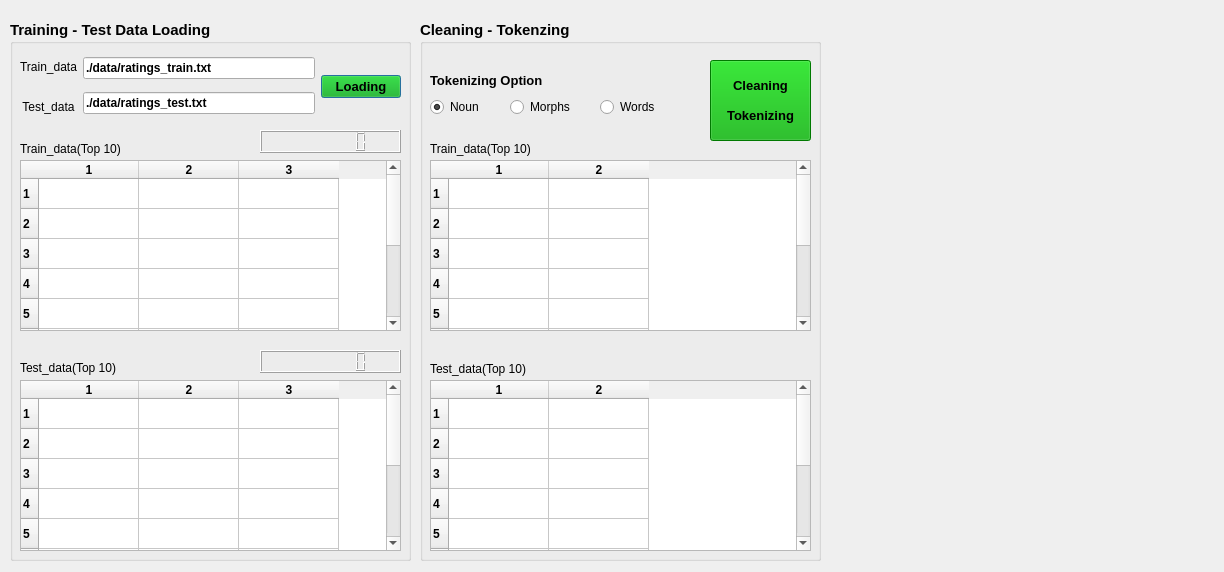
<?xml version="1.0" encoding="UTF-8"?>
<ui version="4.0">
 <class>Dialog</class>
 <widget class="QDialog" name="Dialog">
  <property name="geometry">
   <rect>
    <x>0</x>
    <y>0</y>
    <width>1224</width>
    <height>572</height>
   </rect>
  </property>
  <property name="windowTitle">
   <string>Sentiment Analysis</string>
  </property>
  <widget class="QGroupBox" name="groupBox">
   <property name="geometry">
    <rect>
     <x>10</x>
     <y>20</y>
     <width>401</width>
     <height>541</height>
    </rect>
   </property>
   <property name="font">
    <font>
     <pointsize>11</pointsize>
     <weight>75</weight>
     <bold>true</bold>
    </font>
   </property>
   <property name="title">
    <string>Training - Test Data Loading</string>
   </property>
   <widget class="QWidget" name="">
    <property name="geometry">
     <rect>
      <x>10</x>
      <y>30</y>
      <width>381</width>
      <height>73</height>
     </rect>
    </property>
    <layout class="QHBoxLayout" name="horizontalLayout_2">
     <item>
      <layout class="QHBoxLayout" name="horizontalLayout">
       <item>
        <layout class="QVBoxLayout" name="verticalLayout">
         <item>
          <widget class="QLabel" name="label">
           <property name="font">
            <font>
             <pointsize>9</pointsize>
             <weight>50</weight>
             <bold>false</bold>
            </font>
           </property>
           <property name="text">
            <string>Train_data</string>
           </property>
           <property name="alignment">
            <set>Qt::AlignCenter</set>
           </property>
          </widget>
         </item>
         <item>
          <widget class="QLabel" name="label_2">
           <property name="font">
            <font>
             <pointsize>9</pointsize>
             <weight>50</weight>
             <bold>false</bold>
            </font>
           </property>
           <property name="text">
            <string>Test_data</string>
           </property>
           <property name="alignment">
            <set>Qt::AlignCenter</set>
           </property>
          </widget>
         </item>
        </layout>
       </item>
       <item>
        <layout class="QVBoxLayout" name="verticalLayout_2">
         <item>
          <widget class="QLineEdit" name="le_train_file">
           <property name="font">
            <font>
             <pointsize>9</pointsize>
             <weight>75</weight>
             <bold>true</bold>
            </font>
           </property>
           <property name="text">
            <string>./data/ratings_train.txt</string>
           </property>
          </widget>
         </item>
         <item>
          <widget class="QLineEdit" name="le_test_file">
           <property name="font">
            <font>
             <pointsize>9</pointsize>
             <weight>75</weight>
             <bold>true</bold>
            </font>
           </property>
           <property name="text">
            <string>./data/ratings_test.txt</string>
           </property>
          </widget>
         </item>
        </layout>
       </item>
      </layout>
     </item>
     <item>
      <widget class="QPushButton" name="btn_loading">
       <property name="palette">
        <palette>
         <active>
          <colorrole role="WindowText">
           <brush brushstyle="SolidPattern">
            <color alpha="255">
             <red>0</red>
             <green>0</green>
             <blue>0</blue>
            </color>
           </brush>
          </colorrole>
          <colorrole role="Button">
           <brush brushstyle="SolidPattern">
            <color alpha="255">
             <red>0</red>
             <green>170</green>
             <blue>0</blue>
            </color>
           </brush>
          </colorrole>
          <colorrole role="Light">
           <brush brushstyle="SolidPattern">
            <color alpha="255">
             <red>0</red>
             <green>255</green>
             <blue>0</blue>
            </color>
           </brush>
          </colorrole>
          <colorrole role="Midlight">
           <brush brushstyle="SolidPattern">
            <color alpha="255">
             <red>0</red>
             <green>212</green>
             <blue>0</blue>
            </color>
           </brush>
          </colorrole>
          <colorrole role="Dark">
           <brush brushstyle="SolidPattern">
            <color alpha="255">
             <red>0</red>
             <green>85</green>
             <blue>0</blue>
            </color>
           </brush>
          </colorrole>
          <colorrole role="Mid">
           <brush brushstyle="SolidPattern">
            <color alpha="255">
             <red>0</red>
             <green>113</green>
             <blue>0</blue>
            </color>
           </brush>
          </colorrole>
          <colorrole role="Text">
           <brush brushstyle="SolidPattern">
            <color alpha="255">
             <red>0</red>
             <green>0</green>
             <blue>0</blue>
            </color>
           </brush>
          </colorrole>
          <colorrole role="BrightText">
           <brush brushstyle="SolidPattern">
            <color alpha="255">
             <red>255</red>
             <green>255</green>
             <blue>255</blue>
            </color>
           </brush>
          </colorrole>
          <colorrole role="ButtonText">
           <brush brushstyle="SolidPattern">
            <color alpha="255">
             <red>0</red>
             <green>0</green>
             <blue>0</blue>
            </color>
           </brush>
          </colorrole>
          <colorrole role="Base">
           <brush brushstyle="SolidPattern">
            <color alpha="255">
             <red>255</red>
             <green>255</green>
             <blue>255</blue>
            </color>
           </brush>
          </colorrole>
          <colorrole role="Window">
           <brush brushstyle="SolidPattern">
            <color alpha="255">
             <red>0</red>
             <green>170</green>
             <blue>0</blue>
            </color>
           </brush>
          </colorrole>
          <colorrole role="Shadow">
           <brush brushstyle="SolidPattern">
            <color alpha="255">
             <red>0</red>
             <green>0</green>
             <blue>0</blue>
            </color>
           </brush>
          </colorrole>
          <colorrole role="AlternateBase">
           <brush brushstyle="SolidPattern">
            <color alpha="255">
             <red>127</red>
             <green>212</green>
             <blue>127</blue>
            </color>
           </brush>
          </colorrole>
          <colorrole role="ToolTipBase">
           <brush brushstyle="SolidPattern">
            <color alpha="255">
             <red>255</red>
             <green>255</green>
             <blue>220</blue>
            </color>
           </brush>
          </colorrole>
          <colorrole role="ToolTipText">
           <brush brushstyle="SolidPattern">
            <color alpha="255">
             <red>0</red>
             <green>0</green>
             <blue>0</blue>
            </color>
           </brush>
          </colorrole>
         </active>
         <inactive>
          <colorrole role="WindowText">
           <brush brushstyle="SolidPattern">
            <color alpha="255">
             <red>0</red>
             <green>0</green>
             <blue>0</blue>
            </color>
           </brush>
          </colorrole>
          <colorrole role="Button">
           <brush brushstyle="SolidPattern">
            <color alpha="255">
             <red>0</red>
             <green>170</green>
             <blue>0</blue>
            </color>
           </brush>
          </colorrole>
          <colorrole role="Light">
           <brush brushstyle="SolidPattern">
            <color alpha="255">
             <red>0</red>
             <green>255</green>
             <blue>0</blue>
            </color>
           </brush>
          </colorrole>
          <colorrole role="Midlight">
           <brush brushstyle="SolidPattern">
            <color alpha="255">
             <red>0</red>
             <green>212</green>
             <blue>0</blue>
            </color>
           </brush>
          </colorrole>
          <colorrole role="Dark">
           <brush brushstyle="SolidPattern">
            <color alpha="255">
             <red>0</red>
             <green>85</green>
             <blue>0</blue>
            </color>
           </brush>
          </colorrole>
          <colorrole role="Mid">
           <brush brushstyle="SolidPattern">
            <color alpha="255">
             <red>0</red>
             <green>113</green>
             <blue>0</blue>
            </color>
           </brush>
          </colorrole>
          <colorrole role="Text">
           <brush brushstyle="SolidPattern">
            <color alpha="255">
             <red>0</red>
             <green>0</green>
             <blue>0</blue>
            </color>
           </brush>
          </colorrole>
          <colorrole role="BrightText">
           <brush brushstyle="SolidPattern">
            <color alpha="255">
             <red>255</red>
             <green>255</green>
             <blue>255</blue>
            </color>
           </brush>
          </colorrole>
          <colorrole role="ButtonText">
           <brush brushstyle="SolidPattern">
            <color alpha="255">
             <red>0</red>
             <green>0</green>
             <blue>0</blue>
            </color>
           </brush>
          </colorrole>
          <colorrole role="Base">
           <brush brushstyle="SolidPattern">
            <color alpha="255">
             <red>255</red>
             <green>255</green>
             <blue>255</blue>
            </color>
           </brush>
          </colorrole>
          <colorrole role="Window">
           <brush brushstyle="SolidPattern">
            <color alpha="255">
             <red>0</red>
             <green>170</green>
             <blue>0</blue>
            </color>
           </brush>
          </colorrole>
          <colorrole role="Shadow">
           <brush brushstyle="SolidPattern">
            <color alpha="255">
             <red>0</red>
             <green>0</green>
             <blue>0</blue>
            </color>
           </brush>
          </colorrole>
          <colorrole role="AlternateBase">
           <brush brushstyle="SolidPattern">
            <color alpha="255">
             <red>127</red>
             <green>212</green>
             <blue>127</blue>
            </color>
           </brush>
          </colorrole>
          <colorrole role="ToolTipBase">
           <brush brushstyle="SolidPattern">
            <color alpha="255">
             <red>255</red>
             <green>255</green>
             <blue>220</blue>
            </color>
           </brush>
          </colorrole>
          <colorrole role="ToolTipText">
           <brush brushstyle="SolidPattern">
            <color alpha="255">
             <red>0</red>
             <green>0</green>
             <blue>0</blue>
            </color>
           </brush>
          </colorrole>
         </inactive>
         <disabled>
          <colorrole role="WindowText">
           <brush brushstyle="SolidPattern">
            <color alpha="255">
             <red>0</red>
             <green>85</green>
             <blue>0</blue>
            </color>
           </brush>
          </colorrole>
          <colorrole role="Button">
           <brush brushstyle="SolidPattern">
            <color alpha="255">
             <red>0</red>
             <green>170</green>
             <blue>0</blue>
            </color>
           </brush>
          </colorrole>
          <colorrole role="Light">
           <brush brushstyle="SolidPattern">
            <color alpha="255">
             <red>0</red>
             <green>255</green>
             <blue>0</blue>
            </color>
           </brush>
          </colorrole>
          <colorrole role="Midlight">
           <brush brushstyle="SolidPattern">
            <color alpha="255">
             <red>0</red>
             <green>212</green>
             <blue>0</blue>
            </color>
           </brush>
          </colorrole>
          <colorrole role="Dark">
           <brush brushstyle="SolidPattern">
            <color alpha="255">
             <red>0</red>
             <green>85</green>
             <blue>0</blue>
            </color>
           </brush>
          </colorrole>
          <colorrole role="Mid">
           <brush brushstyle="SolidPattern">
            <color alpha="255">
             <red>0</red>
             <green>113</green>
             <blue>0</blue>
            </color>
           </brush>
          </colorrole>
          <colorrole role="Text">
           <brush brushstyle="SolidPattern">
            <color alpha="255">
             <red>0</red>
             <green>85</green>
             <blue>0</blue>
            </color>
           </brush>
          </colorrole>
          <colorrole role="BrightText">
           <brush brushstyle="SolidPattern">
            <color alpha="255">
             <red>255</red>
             <green>255</green>
             <blue>255</blue>
            </color>
           </brush>
          </colorrole>
          <colorrole role="ButtonText">
           <brush brushstyle="SolidPattern">
            <color alpha="255">
             <red>0</red>
             <green>85</green>
             <blue>0</blue>
            </color>
           </brush>
          </colorrole>
          <colorrole role="Base">
           <brush brushstyle="SolidPattern">
            <color alpha="255">
             <red>0</red>
             <green>170</green>
             <blue>0</blue>
            </color>
           </brush>
          </colorrole>
          <colorrole role="Window">
           <brush brushstyle="SolidPattern">
            <color alpha="255">
             <red>0</red>
             <green>170</green>
             <blue>0</blue>
            </color>
           </brush>
          </colorrole>
          <colorrole role="Shadow">
           <brush brushstyle="SolidPattern">
            <color alpha="255">
             <red>0</red>
             <green>0</green>
             <blue>0</blue>
            </color>
           </brush>
          </colorrole>
          <colorrole role="AlternateBase">
           <brush brushstyle="SolidPattern">
            <color alpha="255">
             <red>0</red>
             <green>170</green>
             <blue>0</blue>
            </color>
           </brush>
          </colorrole>
          <colorrole role="ToolTipBase">
           <brush brushstyle="SolidPattern">
            <color alpha="255">
             <red>255</red>
             <green>255</green>
             <blue>220</blue>
            </color>
           </brush>
          </colorrole>
          <colorrole role="ToolTipText">
           <brush brushstyle="SolidPattern">
            <color alpha="255">
             <red>0</red>
             <green>0</green>
             <blue>0</blue>
            </color>
           </brush>
          </colorrole>
         </disabled>
        </palette>
       </property>
       <property name="font">
        <font>
         <pointsize>10</pointsize>
        </font>
       </property>
       <property name="text">
        <string>Loading</string>
       </property>
      </widget>
     </item>
    </layout>
   </widget>
   <widget class="QLabel" name="label_3">
    <property name="geometry">
     <rect>
      <x>10</x>
      <y>120</y>
      <width>131</width>
      <height>18</height>
     </rect>
    </property>
    <property name="font">
     <font>
      <pointsize>9</pointsize>
      <weight>50</weight>
      <bold>false</bold>
     </font>
    </property>
    <property name="text">
     <string>Train_data(Top 10)</string>
    </property>
   </widget>
   <widget class="QLabel" name="label_4">
    <property name="geometry">
     <rect>
      <x>10</x>
      <y>339</y>
      <width>131</width>
      <height>18</height>
     </rect>
    </property>
    <property name="font">
     <font>
      <pointsize>9</pointsize>
      <weight>50</weight>
      <bold>false</bold>
     </font>
    </property>
    <property name="text">
     <string>Test_data(Top 10)</string>
    </property>
   </widget>
   <widget class="QTableWidget" name="tbl_train_data">
    <property name="geometry">
     <rect>
      <x>10</x>
      <y>140</y>
      <width>381</width>
      <height>171</height>
     </rect>
    </property>
    <property name="font">
     <font>
      <pointsize>9</pointsize>
     </font>
    </property>
    <property name="rowCount">
     <number>10</number>
    </property>
    <property name="columnCount">
     <number>3</number>
    </property>
    <row/>
    <row/>
    <row/>
    <row/>
    <row/>
    <row/>
    <row/>
    <row/>
    <row/>
    <row/>
    <column/>
    <column/>
    <column/>
   </widget>
   <widget class="QTableWidget" name="tbl_test_data">
    <property name="geometry">
     <rect>
      <x>10</x>
      <y>360</y>
      <width>381</width>
      <height>171</height>
     </rect>
    </property>
    <property name="font">
     <font>
      <pointsize>9</pointsize>
     </font>
    </property>
    <property name="rowCount">
     <number>10</number>
    </property>
    <property name="columnCount">
     <number>3</number>
    </property>
    <row/>
    <row/>
    <row/>
    <row/>
    <row/>
    <row/>
    <row/>
    <row/>
    <row/>
    <row/>
    <column/>
    <column/>
    <column/>
   </widget>
   <widget class="QLCDNumber" name="ln_train_data">
    <property name="geometry">
     <rect>
      <x>250</x>
      <y>110</y>
      <width>141</width>
      <height>23</height>
     </rect>
    </property>
    <property name="digitCount">
     <number>7</number>
    </property>
   </widget>
   <widget class="QLCDNumber" name="ln_test_data">
    <property name="geometry">
     <rect>
      <x>250</x>
      <y>330</y>
      <width>141</width>
      <height>23</height>
     </rect>
    </property>
    <property name="digitCount">
     <number>7</number>
    </property>
   </widget>
  </widget>
  <widget class="QGroupBox" name="groupBox_2">
   <property name="geometry">
    <rect>
     <x>420</x>
     <y>20</y>
     <width>401</width>
     <height>541</height>
    </rect>
   </property>
   <property name="font">
    <font>
     <pointsize>11</pointsize>
     <weight>75</weight>
     <bold>true</bold>
    </font>
   </property>
   <property name="title">
    <string>Cleaning - Tokenzing</string>
   </property>
   <widget class="QPushButton" name="btn_tokenizing">
    <property name="geometry">
     <rect>
      <x>290</x>
      <y>40</y>
      <width>101</width>
      <height>81</height>
     </rect>
    </property>
    <property name="palette">
     <palette>
      <active>
       <colorrole role="WindowText">
        <brush brushstyle="SolidPattern">
         <color alpha="255">
          <red>0</red>
          <green>0</green>
          <blue>0</blue>
         </color>
        </brush>
       </colorrole>
       <colorrole role="Button">
        <brush brushstyle="SolidPattern">
         <color alpha="255">
          <red>0</red>
          <green>170</green>
          <blue>0</blue>
         </color>
        </brush>
       </colorrole>
       <colorrole role="Light">
        <brush brushstyle="SolidPattern">
         <color alpha="255">
          <red>0</red>
          <green>255</green>
          <blue>0</blue>
         </color>
        </brush>
       </colorrole>
       <colorrole role="Midlight">
        <brush brushstyle="SolidPattern">
         <color alpha="255">
          <red>0</red>
          <green>212</green>
          <blue>0</blue>
         </color>
        </brush>
       </colorrole>
       <colorrole role="Dark">
        <brush brushstyle="SolidPattern">
         <color alpha="255">
          <red>0</red>
          <green>85</green>
          <blue>0</blue>
         </color>
        </brush>
       </colorrole>
       <colorrole role="Mid">
        <brush brushstyle="SolidPattern">
         <color alpha="255">
          <red>0</red>
          <green>113</green>
          <blue>0</blue>
         </color>
        </brush>
       </colorrole>
       <colorrole role="Text">
        <brush brushstyle="SolidPattern">
         <color alpha="255">
          <red>0</red>
          <green>0</green>
          <blue>0</blue>
         </color>
        </brush>
       </colorrole>
       <colorrole role="BrightText">
        <brush brushstyle="SolidPattern">
         <color alpha="255">
          <red>255</red>
          <green>255</green>
          <blue>255</blue>
         </color>
        </brush>
       </colorrole>
       <colorrole role="ButtonText">
        <brush brushstyle="SolidPattern">
         <color alpha="255">
          <red>0</red>
          <green>0</green>
          <blue>0</blue>
         </color>
        </brush>
       </colorrole>
       <colorrole role="Base">
        <brush brushstyle="SolidPattern">
         <color alpha="255">
          <red>255</red>
          <green>255</green>
          <blue>255</blue>
         </color>
        </brush>
       </colorrole>
       <colorrole role="Window">
        <brush brushstyle="SolidPattern">
         <color alpha="255">
          <red>0</red>
          <green>170</green>
          <blue>0</blue>
         </color>
        </brush>
       </colorrole>
       <colorrole role="Shadow">
        <brush brushstyle="SolidPattern">
         <color alpha="255">
          <red>0</red>
          <green>0</green>
          <blue>0</blue>
         </color>
        </brush>
       </colorrole>
       <colorrole role="AlternateBase">
        <brush brushstyle="SolidPattern">
         <color alpha="255">
          <red>127</red>
          <green>212</green>
          <blue>127</blue>
         </color>
        </brush>
       </colorrole>
       <colorrole role="ToolTipBase">
        <brush brushstyle="SolidPattern">
         <color alpha="255">
          <red>255</red>
          <green>255</green>
          <blue>220</blue>
         </color>
        </brush>
       </colorrole>
       <colorrole role="ToolTipText">
        <brush brushstyle="SolidPattern">
         <color alpha="255">
          <red>0</red>
          <green>0</green>
          <blue>0</blue>
         </color>
        </brush>
       </colorrole>
      </active>
      <inactive>
       <colorrole role="WindowText">
        <brush brushstyle="SolidPattern">
         <color alpha="255">
          <red>0</red>
          <green>0</green>
          <blue>0</blue>
         </color>
        </brush>
       </colorrole>
       <colorrole role="Button">
        <brush brushstyle="SolidPattern">
         <color alpha="255">
          <red>0</red>
          <green>170</green>
          <blue>0</blue>
         </color>
        </brush>
       </colorrole>
       <colorrole role="Light">
        <brush brushstyle="SolidPattern">
         <color alpha="255">
          <red>0</red>
          <green>255</green>
          <blue>0</blue>
         </color>
        </brush>
       </colorrole>
       <colorrole role="Midlight">
        <brush brushstyle="SolidPattern">
         <color alpha="255">
          <red>0</red>
          <green>212</green>
          <blue>0</blue>
         </color>
        </brush>
       </colorrole>
       <colorrole role="Dark">
        <brush brushstyle="SolidPattern">
         <color alpha="255">
          <red>0</red>
          <green>85</green>
          <blue>0</blue>
         </color>
        </brush>
       </colorrole>
       <colorrole role="Mid">
        <brush brushstyle="SolidPattern">
         <color alpha="255">
          <red>0</red>
          <green>113</green>
          <blue>0</blue>
         </color>
        </brush>
       </colorrole>
       <colorrole role="Text">
        <brush brushstyle="SolidPattern">
         <color alpha="255">
          <red>0</red>
          <green>0</green>
          <blue>0</blue>
         </color>
        </brush>
       </colorrole>
       <colorrole role="BrightText">
        <brush brushstyle="SolidPattern">
         <color alpha="255">
          <red>255</red>
          <green>255</green>
          <blue>255</blue>
         </color>
        </brush>
       </colorrole>
       <colorrole role="ButtonText">
        <brush brushstyle="SolidPattern">
         <color alpha="255">
          <red>0</red>
          <green>0</green>
          <blue>0</blue>
         </color>
        </brush>
       </colorrole>
       <colorrole role="Base">
        <brush brushstyle="SolidPattern">
         <color alpha="255">
          <red>255</red>
          <green>255</green>
          <blue>255</blue>
         </color>
        </brush>
       </colorrole>
       <colorrole role="Window">
        <brush brushstyle="SolidPattern">
         <color alpha="255">
          <red>0</red>
          <green>170</green>
          <blue>0</blue>
         </color>
        </brush>
       </colorrole>
       <colorrole role="Shadow">
        <brush brushstyle="SolidPattern">
         <color alpha="255">
          <red>0</red>
          <green>0</green>
          <blue>0</blue>
         </color>
        </brush>
       </colorrole>
       <colorrole role="AlternateBase">
        <brush brushstyle="SolidPattern">
         <color alpha="255">
          <red>127</red>
          <green>212</green>
          <blue>127</blue>
         </color>
        </brush>
       </colorrole>
       <colorrole role="ToolTipBase">
        <brush brushstyle="SolidPattern">
         <color alpha="255">
          <red>255</red>
          <green>255</green>
          <blue>220</blue>
         </color>
        </brush>
       </colorrole>
       <colorrole role="ToolTipText">
        <brush brushstyle="SolidPattern">
         <color alpha="255">
          <red>0</red>
          <green>0</green>
          <blue>0</blue>
         </color>
        </brush>
       </colorrole>
      </inactive>
      <disabled>
       <colorrole role="WindowText">
        <brush brushstyle="SolidPattern">
         <color alpha="255">
          <red>0</red>
          <green>85</green>
          <blue>0</blue>
         </color>
        </brush>
       </colorrole>
       <colorrole role="Button">
        <brush brushstyle="SolidPattern">
         <color alpha="255">
          <red>0</red>
          <green>170</green>
          <blue>0</blue>
         </color>
        </brush>
       </colorrole>
       <colorrole role="Light">
        <brush brushstyle="SolidPattern">
         <color alpha="255">
          <red>0</red>
          <green>255</green>
          <blue>0</blue>
         </color>
        </brush>
       </colorrole>
       <colorrole role="Midlight">
        <brush brushstyle="SolidPattern">
         <color alpha="255">
          <red>0</red>
          <green>212</green>
          <blue>0</blue>
         </color>
        </brush>
       </colorrole>
       <colorrole role="Dark">
        <brush brushstyle="SolidPattern">
         <color alpha="255">
          <red>0</red>
          <green>85</green>
          <blue>0</blue>
         </color>
        </brush>
       </colorrole>
       <colorrole role="Mid">
        <brush brushstyle="SolidPattern">
         <color alpha="255">
          <red>0</red>
          <green>113</green>
          <blue>0</blue>
         </color>
        </brush>
       </colorrole>
       <colorrole role="Text">
        <brush brushstyle="SolidPattern">
         <color alpha="255">
          <red>0</red>
          <green>85</green>
          <blue>0</blue>
         </color>
        </brush>
       </colorrole>
       <colorrole role="BrightText">
        <brush brushstyle="SolidPattern">
         <color alpha="255">
          <red>255</red>
          <green>255</green>
          <blue>255</blue>
         </color>
        </brush>
       </colorrole>
       <colorrole role="ButtonText">
        <brush brushstyle="SolidPattern">
         <color alpha="255">
          <red>0</red>
          <green>85</green>
          <blue>0</blue>
         </color>
        </brush>
       </colorrole>
       <colorrole role="Base">
        <brush brushstyle="SolidPattern">
         <color alpha="255">
          <red>0</red>
          <green>170</green>
          <blue>0</blue>
         </color>
        </brush>
       </colorrole>
       <colorrole role="Window">
        <brush brushstyle="SolidPattern">
         <color alpha="255">
          <red>0</red>
          <green>170</green>
          <blue>0</blue>
         </color>
        </brush>
       </colorrole>
       <colorrole role="Shadow">
        <brush brushstyle="SolidPattern">
         <color alpha="255">
          <red>0</red>
          <green>0</green>
          <blue>0</blue>
         </color>
        </brush>
       </colorrole>
       <colorrole role="AlternateBase">
        <brush brushstyle="SolidPattern">
         <color alpha="255">
          <red>0</red>
          <green>170</green>
          <blue>0</blue>
         </color>
        </brush>
       </colorrole>
       <colorrole role="ToolTipBase">
        <brush brushstyle="SolidPattern">
         <color alpha="255">
          <red>255</red>
          <green>255</green>
          <blue>220</blue>
         </color>
        </brush>
       </colorrole>
       <colorrole role="ToolTipText">
        <brush brushstyle="SolidPattern">
         <color alpha="255">
          <red>0</red>
          <green>0</green>
          <blue>0</blue>
         </color>
        </brush>
       </colorrole>
      </disabled>
     </palette>
    </property>
    <property name="font">
     <font>
      <pointsize>10</pointsize>
     </font>
    </property>
    <property name="text">
     <string>Cleaning

Tokenizing</string>
    </property>
   </widget>
   <widget class="QTableWidget" name="tbl_test_token">
    <property name="geometry">
     <rect>
      <x>10</x>
      <y>360</y>
      <width>381</width>
      <height>171</height>
     </rect>
    </property>
    <property name="font">
     <font>
      <pointsize>9</pointsize>
     </font>
    </property>
    <property name="rowCount">
     <number>10</number>
    </property>
    <property name="columnCount">
     <number>2</number>
    </property>
    <row/>
    <row/>
    <row/>
    <row/>
    <row/>
    <row/>
    <row/>
    <row/>
    <row/>
    <row/>
    <column/>
    <column/>
   </widget>
   <widget class="QLabel" name="label_6">
    <property name="geometry">
     <rect>
      <x>10</x>
      <y>340</y>
      <width>131</width>
      <height>18</height>
     </rect>
    </property>
    <property name="font">
     <font>
      <pointsize>9</pointsize>
      <weight>50</weight>
      <bold>false</bold>
     </font>
    </property>
    <property name="text">
     <string>Test_data(Top 10)</string>
    </property>
   </widget>
   <widget class="QLabel" name="label_5">
    <property name="geometry">
     <rect>
      <x>10</x>
      <y>120</y>
      <width>131</width>
      <height>18</height>
     </rect>
    </property>
    <property name="font">
     <font>
      <pointsize>9</pointsize>
      <weight>50</weight>
      <bold>false</bold>
     </font>
    </property>
    <property name="text">
     <string>Train_data(Top 10)</string>
    </property>
   </widget>
   <widget class="QRadioButton" name="rb_noun">
    <property name="geometry">
     <rect>
      <x>10</x>
      <y>75</y>
      <width>81</width>
      <height>24</height>
     </rect>
    </property>
    <property name="font">
     <font>
      <pointsize>9</pointsize>
      <weight>50</weight>
      <bold>false</bold>
     </font>
    </property>
    <property name="text">
     <string>Noun</string>
    </property>
    <property name="checkable">
     <bool>true</bool>
    </property>
    <property name="checked">
     <bool>true</bool>
    </property>
   </widget>
   <widget class="QTableWidget" name="tbl_train_token">
    <property name="geometry">
     <rect>
      <x>10</x>
      <y>140</y>
      <width>381</width>
      <height>171</height>
     </rect>
    </property>
    <property name="font">
     <font>
      <pointsize>9</pointsize>
     </font>
    </property>
    <property name="rowCount">
     <number>10</number>
    </property>
    <property name="columnCount">
     <number>2</number>
    </property>
    <row/>
    <row/>
    <row/>
    <row/>
    <row/>
    <row/>
    <row/>
    <row/>
    <row/>
    <row/>
    <column/>
    <column/>
   </widget>
   <widget class="QRadioButton" name="rb_morphs">
    <property name="geometry">
     <rect>
      <x>90</x>
      <y>75</y>
      <width>91</width>
      <height>24</height>
     </rect>
    </property>
    <property name="font">
     <font>
      <pointsize>9</pointsize>
      <weight>50</weight>
      <bold>false</bold>
     </font>
    </property>
    <property name="text">
     <string>Morphs</string>
    </property>
    <property name="checkable">
     <bool>true</bool>
    </property>
    <property name="checked">
     <bool>false</bool>
    </property>
   </widget>
   <widget class="QRadioButton" name="rb_words">
    <property name="geometry">
     <rect>
      <x>180</x>
      <y>75</y>
      <width>91</width>
      <height>24</height>
     </rect>
    </property>
    <property name="font">
     <font>
      <pointsize>9</pointsize>
      <weight>50</weight>
      <bold>false</bold>
     </font>
    </property>
    <property name="text">
     <string>Words</string>
    </property>
    <property name="checkable">
     <bool>true</bool>
    </property>
    <property name="checked">
     <bool>false</bool>
    </property>
   </widget>
   <widget class="QLabel" name="label_7">
    <property name="geometry">
     <rect>
      <x>10</x>
      <y>51</y>
      <width>151</width>
      <height>18</height>
     </rect>
    </property>
    <property name="font">
     <font>
      <pointsize>10</pointsize>
      <weight>75</weight>
      <bold>true</bold>
     </font>
    </property>
    <property name="text">
     <string>Tokenizing Option</string>
    </property>
   </widget>
  </widget>
 </widget>
 <resources/>
 <connections/>
</ui>
